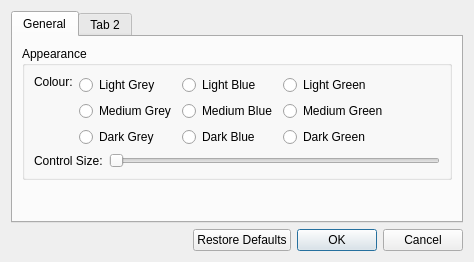
<?xml version="1.0" encoding="UTF-8"?>
<ui version="4.0">
 <class>DlgProperties</class>
 <widget class="QDialog" name="DlgProperties">
  <property name="geometry">
   <rect>
    <x>0</x>
    <y>0</y>
    <width>474</width>
    <height>262</height>
   </rect>
  </property>
  <property name="sizePolicy">
   <sizepolicy hsizetype="Minimum" vsizetype="Minimum">
    <horstretch>0</horstretch>
    <verstretch>0</verstretch>
   </sizepolicy>
  </property>
  <property name="windowTitle">
   <string>Dialog</string>
  </property>
  <layout class="QGridLayout" name="gridLayout_2">
   <item row="0" column="0">
    <widget class="QTabWidget" name="m_pPropTab">
     <property name="tabPosition">
      <enum>QTabWidget::North</enum>
     </property>
     <property name="tabShape">
      <enum>QTabWidget::Rounded</enum>
     </property>
     <property name="currentIndex">
      <number>0</number>
     </property>
     <property name="iconSize">
      <size>
       <width>16</width>
       <height>16</height>
      </size>
     </property>
     <property name="elideMode">
      <enum>Qt::ElideRight</enum>
     </property>
     <widget class="QWidget" name="General">
      <attribute name="title">
       <string>General</string>
      </attribute>
      <layout class="QGridLayout" name="gridLayout">
       <item row="0" column="0">
        <widget class="QGroupBox" name="m_pAppearance">
         <property name="title">
          <string>Appearance</string>
         </property>
         <layout class="QVBoxLayout" name="verticalLayout_5">
          <item>
           <layout class="QHBoxLayout" name="horizontalLayout">
            <item>
             <layout class="QVBoxLayout" name="verticalLayout_4">
              <item>
               <widget class="QLabel" name="m_pLblColor">
                <property name="text">
                 <string>Colour:</string>
                </property>
               </widget>
              </item>
              <item>
               <spacer name="verticalSpacer">
                <property name="orientation">
                 <enum>Qt::Vertical</enum>
                </property>
                <property name="sizeHint" stdset="0">
                 <size>
                  <width>20</width>
                  <height>40</height>
                 </size>
                </property>
               </spacer>
              </item>
             </layout>
            </item>
            <item>
             <layout class="QVBoxLayout" name="verticalLayout">
              <item>
               <widget class="qlGui::CtrlRadioButton" name="m_pLblLightGrey">
                <property name="text">
                 <string>Light Grey</string>
                </property>
               </widget>
              </item>
              <item>
               <widget class="qlGui::CtrlRadioButton" name="m_pLblMediumGrey">
                <property name="text">
                 <string>Medium Grey</string>
                </property>
               </widget>
              </item>
              <item>
               <widget class="qlGui::CtrlRadioButton" name="m_pLblDarkGrey">
                <property name="text">
                 <string>Dark Grey</string>
                </property>
               </widget>
              </item>
             </layout>
            </item>
            <item>
             <layout class="QVBoxLayout" name="verticalLayout_2">
              <item>
               <widget class="qlGui::CtrlRadioButton" name="m_pLblLightBlue">
                <property name="text">
                 <string>Light Blue</string>
                </property>
               </widget>
              </item>
              <item>
               <widget class="qlGui::CtrlRadioButton" name="m_pLblMediumBlue">
                <property name="text">
                 <string>Medium Blue</string>
                </property>
               </widget>
              </item>
              <item>
               <widget class="qlGui::CtrlRadioButton" name="m_pLblDarkBlue">
                <property name="text">
                 <string>Dark Blue</string>
                </property>
               </widget>
              </item>
             </layout>
            </item>
            <item>
             <layout class="QVBoxLayout" name="verticalLayout_3">
              <item>
               <widget class="qlGui::CtrlRadioButton" name="m_pLblLightGreen">
                <property name="text">
                 <string>Light Green</string>
                </property>
               </widget>
              </item>
              <item>
               <widget class="qlGui::CtrlRadioButton" name="m_pLblMediumGreen">
                <property name="text">
                 <string>Medium Green</string>
                </property>
               </widget>
              </item>
              <item>
               <widget class="qlGui::CtrlRadioButton" name="m_pLblDarkGreen">
                <property name="text">
                 <string>Dark Green</string>
                </property>
               </widget>
              </item>
             </layout>
            </item>
            <item>
             <spacer name="horizontalSpacer">
              <property name="orientation">
               <enum>Qt::Horizontal</enum>
              </property>
              <property name="sizeHint" stdset="0">
               <size>
                <width>40</width>
                <height>20</height>
               </size>
              </property>
             </spacer>
            </item>
           </layout>
          </item>
          <item>
           <layout class="QHBoxLayout" name="horizontalLayout_2">
            <item>
             <widget class="QLabel" name="m_pLblCtrlSize">
              <property name="text">
               <string>Control Size:</string>
              </property>
             </widget>
            </item>
            <item>
             <widget class="qlGui::CtrlSlider" name="m_pSldCtrlSize">
              <property name="orientation">
               <enum>Qt::Horizontal</enum>
              </property>
             </widget>
            </item>
           </layout>
          </item>
         </layout>
        </widget>
       </item>
       <item row="1" column="0">
        <spacer name="verticalSpacer_2">
         <property name="orientation">
          <enum>Qt::Vertical</enum>
         </property>
         <property name="sizeHint" stdset="0">
          <size>
           <width>20</width>
           <height>7</height>
          </size>
         </property>
        </spacer>
       </item>
      </layout>
     </widget>
     <widget class="QWidget" name="tab_2">
      <attribute name="title">
       <string>Tab 2</string>
      </attribute>
     </widget>
    </widget>
   </item>
   <item row="1" column="0">
    <layout class="QHBoxLayout" name="horizontalLayout_3">
     <item>
      <spacer name="horizontalSpacer_2">
       <property name="orientation">
        <enum>Qt::Horizontal</enum>
       </property>
       <property name="sizeHint" stdset="0">
        <size>
         <width>40</width>
         <height>20</height>
        </size>
       </property>
      </spacer>
     </item>
     <item>
      <widget class="QDialogButtonBox" name="m_pBtnBox">
       <property name="sizePolicy">
        <sizepolicy hsizetype="MinimumExpanding" vsizetype="Fixed">
         <horstretch>0</horstretch>
         <verstretch>0</verstretch>
        </sizepolicy>
       </property>
       <property name="orientation">
        <enum>Qt::Horizontal</enum>
       </property>
       <property name="standardButtons">
        <set>QDialogButtonBox::Cancel|QDialogButtonBox::Ok|QDialogButtonBox::RestoreDefaults</set>
       </property>
       <property name="centerButtons">
        <bool>true</bool>
       </property>
      </widget>
     </item>
    </layout>
   </item>
  </layout>
 </widget>
 <customwidgets>
  <customwidget>
   <class>qlGui::CtrlSlider</class>
   <extends>QSlider</extends>
   <header location="global">ctrlSlider.h</header>
  </customwidget>
  <customwidget>
   <class>qlGui::CtrlRadioButton</class>
   <extends>QRadioButton</extends>
   <header location="global">ctrlRadioButton.h</header>
  </customwidget>
 </customwidgets>
 <resources/>
 <connections>
  <connection>
   <sender>m_pBtnBox</sender>
   <signal>accepted()</signal>
   <receiver>DlgProperties</receiver>
   <slot>accept()</slot>
   <hints>
    <hint type="sourcelabel">
     <x>248</x>
     <y>254</y>
    </hint>
    <hint type="destinationlabel">
     <x>157</x>
     <y>274</y>
    </hint>
   </hints>
  </connection>
  <connection>
   <sender>m_pBtnBox</sender>
   <signal>rejected()</signal>
   <receiver>DlgProperties</receiver>
   <slot>reject()</slot>
   <hints>
    <hint type="sourcelabel">
     <x>316</x>
     <y>260</y>
    </hint>
    <hint type="destinationlabel">
     <x>286</x>
     <y>274</y>
    </hint>
   </hints>
  </connection>
 </connections>
</ui>
